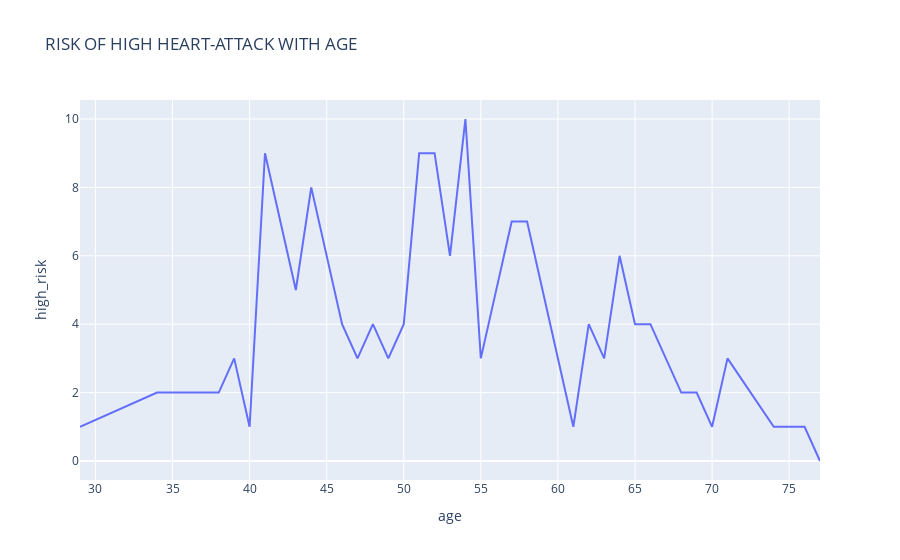

Notebook source saved alongside this figure:
### Code cell
# 绘制发病率增高随着年龄的变化曲线
v.columns=["age","low_risk","high_risk"]
px.line(v, v["age"], v["high_risk"], title="RISK OF HIGH HEART-ATTACK WITH AGE")

### Figure 1 — Plotly figure (JSON) as saved in the notebook; plotly's stock layout.template omitted (floating-point values rounded to 4 significant figures)
{"data": [{"hovertemplate": "age=%{x}<br>high_risk=%{y}<extra></extra>", "legendgroup": "", "line": {"color": "#636efa", "dash": "solid"}, "mode": "lines", "name": "", "orientation": "v", "showlegend": false, "type": "scatter", "x": [29, 34, 35, 37, 38, 39, 40, 41, 42, 43, 44, 45, 46, 47, 48, 49, 50, 51, 52, 53, 54, 55, 56, 57, 58, 59, 60, 61, 62, 63, 64, 65, 66, 67, 68, 69, 70, 71, 74, 76, 77], "xaxis": "x", "y": [1, 2, 2, 2, 2, 3, 1, 9, 7, 5, 8, 6, 4, 3, 4, 3, 4, 9, 9, 6, 10, 3, 5, 7, 7, 5, 3, 1, 4, 3, 6, 4, 4, 3, 2, 2, 1, 3, 1, 1, 0], "yaxis": "y"}], "layout": {"legend": {"tracegroupgap": 0}, "title": {"text": "RISK OF HIGH HEART-ATTACK WITH AGE"}, "xaxis": {"anchor": "y", "domain": [0, 1], "title": {"text": "age"}}, "yaxis": {"anchor": "x", "domain": [0, 1], "title": {"text": "high_risk"}}}}
